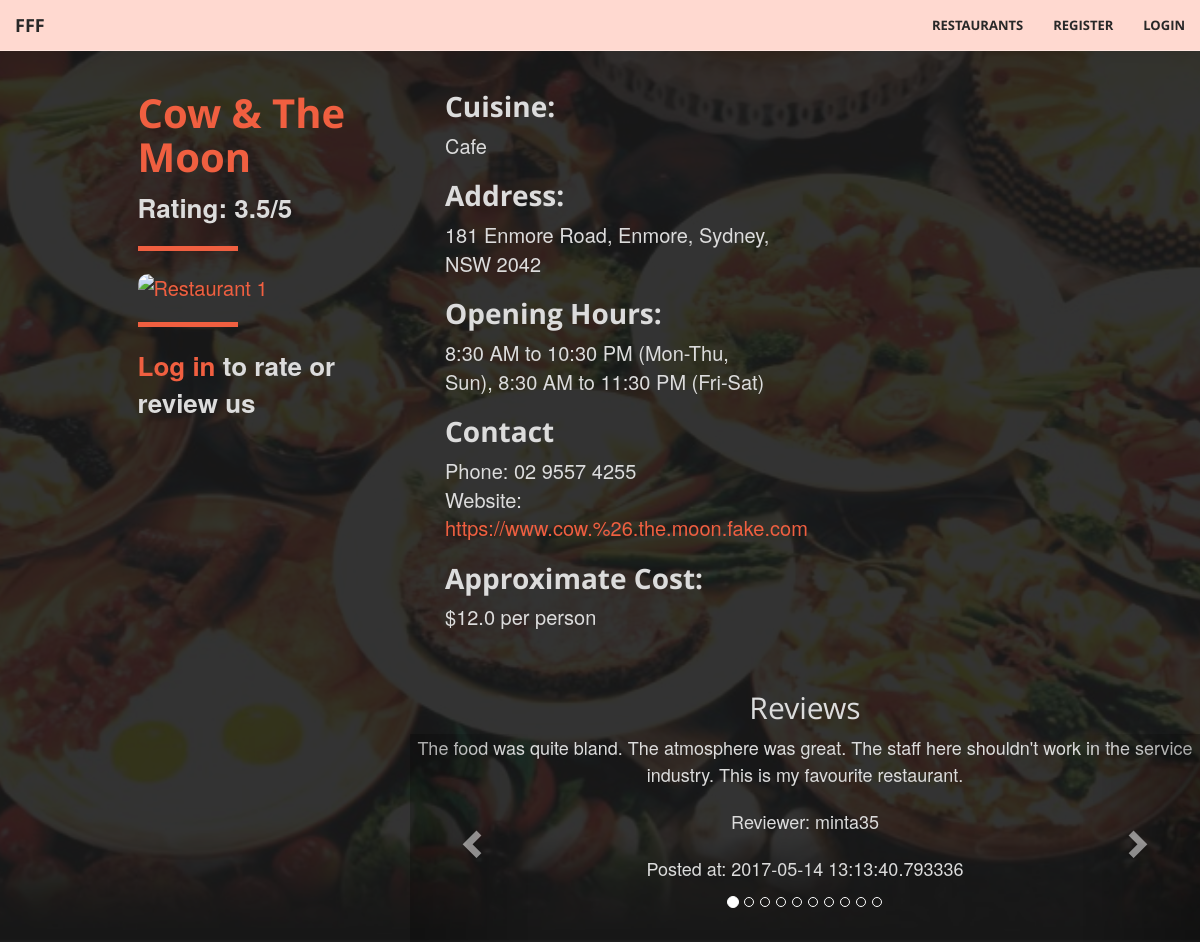
The page /restaurants/3 on the database as committed earlier.
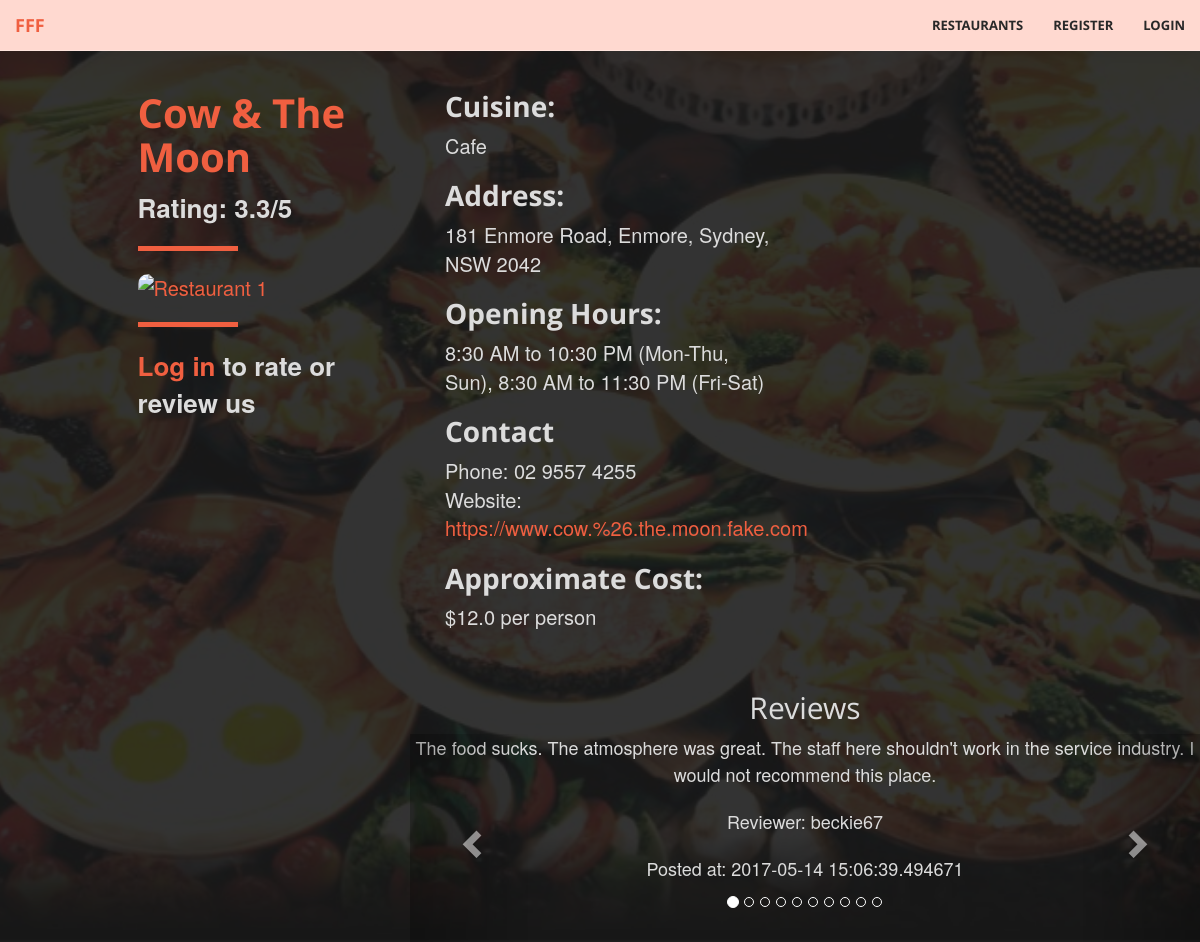
The same page on the database as committed later.
### tables this page shows
CREATE TABLE Restaurants (
				id			INTEGER not null unique,
				name		TEXT not null,
				suburb	TEXT not null,
				address	TEXT not null,
				postcode INTEGER not null,
				phone		TEXT,
				hours		TEXT, -- business hours; varying format
				cuisine	TEXT not null,
				owner		TEXT,
				website	TEXT not null check (website like 'http%://_%'),
				cost		FLOAT not null, -- average cost per person
				image		TEXT check (image like 'http%://_%'),
				PRIMARY KEY (id),
				FOREIGN KEY (owner) REFERENCES Users(username)
			);

CREATE TABLE Reviews (
				user			TEXT not null,
				restaurant	INTEGER not null,
				review		TEXT not null,
				timestamp	DATE not null,
				PRIMARY KEY (user, restaurant), -- one review per user per restaurant
				FOREIGN KEY (user) REFERENCES Users(username),
				FOREIGN KEY (restaurant) REFERENCES Restaurants(id)
	);

### fff.py (the view, shortened to what this page needs)
@app.route('/restaurants', defaults={'rest_id': None}, methods=['GET', 'POST'])
@app.route('/restaurants/<path:rest_id>', methods=['GET', 'POST'])
def restaurants_page(rest_id=None):
	conn = sqlite3.connect('data.db')
	c = conn.cursor()
	if rest_id: # Display individual restaurant
		r = db_interface.get_restaurant_by_id(c, id=rest_id)
		if r:
			reviews = db_interface.get_reviews(c, rest_id)
			if request.method == 'GET':
				return render_template('restaurant.html', restaurant=r, logged_in=('username' in session), reviews=reviews)
	conn.close()

### classes.py (called while the page is built)
    def get_id(self): # Does not require setter
        return self.id

    def get_name(self):
        return self.name

    def get_address(self):
        return self.address

    def get_cuisine(self):
        return self.cuisine

    def get_phone(self):
        return self.phone

    def get_hours(self):
        return self.hours

    def get_rating(self):
        return self.rating

    def get_website(self):
        return self.website

    def get_cost(self):
        return self.cost

    def get_image(self):
        return self.image

    def get_user(self):
        return self.user

    def get_review(self):
        return self.review

    def get_timestamp(self):
        return self.timestamp

### db_interface.py (called while the page is built)
def get_restaurant_by_id(c, id):
    c.execute("""SELECT * FROM Restaurants WHERE ID=?""", (id, ))
    res = c.fetchone()
    if res:
        r = Restaurant(
            id=res[0],
            name=res[1],
            suburb=res[2],
            address=res[3],
            postcode=res[4],
            phone=res[5],
            hours=res[6],
            cuisine=res[7],
            owner=res[8],
            website=res[9],
            cost=res[10],
            image=res[11],
            rating=find_average_rating(c, res[0])
        )
        return r

def find_average_rating(c, i):
    ratings = c.execute("SELECT rating FROM Ratings WHERE restaurant=?", (i, )).fetchall()
    ratings = [r[0] for r in ratings]
    avg = average(ratings)
    if avg == -1:
        return "Unrated"
    return avg

def get_reviews(c, restaurant_id):
    results = []
    c.execute("SELECT * FROM Reviews WHERE restaurant=?", (restaurant_id, ))
    for review in c.fetchall():
        r = Review(
            user=review[0],
            review=review[2],
            timestamp=review[3]
        )
        results.append(r)
    return results

### fff_helpers.py (called while the page is built)
def average(arr):  # Calculates average value of an array
    total = 0
    i = 0
    for i in range(len(arr)):
        total += arr[i]
    if i == 0:
        return -1
    else:
        return round(total/i, 1)

### templates/restaurant.html (shortened to what this page needs)
{% extends "base.html" %}
{% block body %}
<header>
  <div class="restaurants">
    <div class="row">
      <br/>
      <div class="col-xs-3 col-xs-offset-1">
        <div class ="restaurants-listing-box">
          <div class="restaurants-listing">
            <h1>{{ restaurant.get_name() }} </h1>
            {% if restaurant.get_rating() == 'Unrated' %}
				  <b> {{ restaurant.get_rating() }} </b> <br>
            {% else %}
				  <b> Rating: {{ restaurant.get_rating() }}/5 </b> <br>
            {% endif %}
            <hr align= "left">
            <a href="{{ url_for('restaurants_page', rest_id = restaurant.get_id()) }}"><img src="{{ restaurant.get_image() }}" alt="Restaurant 1" height ="300" width="440"></a> </br>
              {% if logged_in %}
                <h2>Rate us</h2>
                <form method="POST">
                  <fieldset class="rating">
                    <input type="radio" id="star5" name="rating" value="5" />
                    <label class = "full" for="star5" title="Amazing - 5 stars"></label>
                    <input type="radio" id="star4half" name="rating" value="4.5" />
                    <label class="half" for="star4half" title="4.5 stars"></label>
                    <input type="radio" id="star4" name="rating" value="4" />
                    <label class = "full" for="star4" title="Very good - 4 stars"></label>
                    <input type="radio" id="star3half" name="rating" value="3.5" />
                    <label class="half" for="star3half" title="3.5 stars"></label>
                    <input type="radio" id="star3" name="rating" value="3" />
                    <label class = "full" for="star3" title="Average - 3 stars"></label>
                    <input type="radio" id="star2half" name="rating" value="2.5" />
                    <label class="half" for="star2half" title="2.5 stars"></label>
                    <input type="radio" id="star2" name="rating" value="2" />
                    <label class = "full" for="star2" title="Below average - 2 stars"></label>
                    <input type="radio" id="star1half" name="rating" value="1.5" />
                    <label class="half" for="star1half" title="1.5 stars"></label>
                    <input type="radio" id="star1" name="rating" value="1" />
                    <label class = "full" for="star1" title="Not great - 1 star"></label>
                    <input type="radio" id="starhalf" name="rating" value="0.5" />
                    <label class="half" for="starhalf" title="0.5 stars"></label>
                  </fieldset>
                  <input type="submit" value="Submit" class="btn btn-primary">
                </form>
                <hr>
              {%else%}
              <hr align= "left">
              <b><a class="page-scroll" href="{{ url_for('login') }}">Log in </a> to rate or review us</b>
              {% endif %}
          </div>
        </div>
      </div>
      <div class="col-xs-4">
        <div class="restaurants-listing">
          <h2>Cuisine:</h2>
          {{ restaurant.get_cuisine() }} <br/>
          <h2>Address:</h2>
          {{ restaurant.get_address() }} <br/>
          <h2>Opening Hours:</h2>
          {{ restaurant.get_hours() }} <br/>
          <h2>Contact </h2>
          Phone: {{ restaurant.get_phone() }} <br/>
          Website: <a href="{{ restaurant.get_website() }}">{{ restaurant.get_website() }}</a> <br/>
          <h2>Approximate Cost:</h2>
          ${{restaurant.get_cost()}} per person <br/> <br/>
        </div>
      </div>
    </div>
    <div class="row">
      <div class="col-xs-3 col-xs-offset-1">
      </div>
      <div class="col-xs-8">
        <h2>Reviews</h2>
        <div id="carousel-reviews" class="carousel slide" data-ride="carousel">
          <div class="row">
            <div class="carousel-inner" role="listbox">
              {% for i in range(reviews|length) %}
                {% if i == 0 %}
                  <div class="item active">
                {% else %}
                  <div class="item">
                {% endif %}
                  <p>{{ reviews[i].get_review() }}</p>
                  <p>Reviewer: {{ reviews[i].get_user() }}</p>
                  <p>Posted at: {{ reviews[i].get_timestamp() }}</p>
                  <br/>
                  <br/>
                </div>
              {% endfor %}
            </div>
            <a class="left carousel-control" href="#carousel-reviews" role="button" data-slide="prev">
              <span class="glyphicon glyphicon-chevron-left" aria-hidden="true"></span>
            </a>
            <a class="right carousel-control" href="#carousel-reviews" role="button" data-slide="next">
              <span class="glyphicon glyphicon-chevron-right" aria-hidden="true"></span>
            </a>
          </div>
          <div class="row">
            <ol class="carousel-indicators">
              {% for i in range(reviews|length) %}
                {% if i == 0 %}
                  <li data-target="#carousel-reviews" data-slide-to="{{ i }}" class="active"></li>
                {% else %}
                  <li data-target="#carousel-reviews" data-slide-to="{{ i }}"></li>
                {% endif %}
              {% endfor %}
            </ol>
          </div>
        </div>
      </div>
    </div>
  </div>
</header>
{% endblock %}

### templates/base.html (shortened to what this page needs)
<!DOCTYPE html>
<html lang="en">
    <head>
        <link href="{{ url_for('static', filename='vendor/bootstrap/css/bootstrap.min.css') }}" rel="stylesheet" type="text/css">
        <link href="{{ url_for('static', filename='vendor/font-awesome/css/font-awesome.min.css') }}" rel="stylesheet" type="text/css">
        <link href="{{ url_for('static', filename='vendor/bootstrap/css/bootstrap-select.min.css') }}" rel="stylesheet" type="text/css">
        <link href="{{ url_for('static', filename='fonts/open_sans.css') }}" rel="stylesheet" type="text/css">
        <link href="{{ url_for('static', filename='fonts/josefin_sans.css') }}" rel="stylesheet" type="text/css">
        <link href="{{ url_for('static', filename='css/fff.css') }}" rel="stylesheet" type="text/css">
        <link href="{{ url_for('static', filename='css/ratings.css') }}" rel="stylesheet" type="text/css">
    </head>
    <body>
      <div class="row">
        <nav id="mainNav" class="navbar navbar-default navbar-fixed-top">
          <div class="container-fluid">
            <div class="navbar-header">
              <a class="navbar-brand page-scroll" href="{{ url_for('home_page') }}">FFF</a>
            </div>
            <div class="collapse navbar-collapse" id="bs-example-navbar-collapse-1">
              <ul class="nav navbar-nav navbar-right">
                <li>
                  <a class="page-scroll" href="{{ url_for('restaurants_page') }}">Restaurants</a>
                </li>
                <li>
                  {% if session['logged_in'] != True %}
                    <a class="page-scroll" href="{{ url_for('register') }}">Register</a>
                  {% endif %}
                </li>
                <li>
                  {% if session['logged_in'] == True %}
                    <a class="page-scroll" href="{{ url_for('logout') }}">Logout</a>
                  {% else %}
                    <a class="page-scroll" href="{{ url_for('login') }}">Login</a>
                  {% endif %}
                </li>
              </ul>
            </div>
          </div>
        </nav>
      </div>
      {% block body %}
      {% endblock %}
    </body>
</html>

### static/css/fff.css (style rules this page uses)
html, body { height: 100%; width: 100%; }
body { font-family: 'Josefin Sans', 'Helvetica Neue', Arial, sans-serif; }
hr { border-color: #F05F40; border-width: 5px; max-width: 100px; }
a { -webkit-transition: all 0.35s; -moz-transition: all 0.35s; transition: all 0.35s; color: #F05F40; }
h1, h2, h3, h4, h5, h6 { font-family: 'Open Sans', 'Helvetica Neue', Arial, sans-serif; }
p { font-size: 18px; line-height: 1.5; margin-bottom: 20px; }
.navbar-default { background-color: white; border-color: rgba(34, 34, 34, 0.05); font-family: 'Open Sans', 'Helvetica Neue', Arial, sans-serif; -webkit-transition: all 0.35s; -moz-transition: all 0.35s; transition: all 0.35s; }
.navbar-default .navbar-header .navbar-brand { color: #F05F40; font-family: 'Open Sans', 'Helvetica Neue', Arial, sans-serif; font-weight: 700; text-transform: uppercase; }
.navbar-default .nav > li > a, .navbar-default .nav > li > a:focus { text-transform: uppercase; font-weight: 700; font-size: 13px; color: #222222; }
@media (min-width: 768px) { .navbar-default { background-color: #ffd9d0; border-color: rgba(255, 255, 255, 0.3); } }
@media (min-width: 768px) { .navbar-default .navbar-header .navbar-brand { color: rgb(40,40,40); } }
@media (min-width: 768px) { .navbar-default .nav > li > a, .navbar-default .nav > li > a:focus { color: rgb(40,40,40); } }
header { position: relative; width: 100%; min-height: auto; -webkit-background-size: cover; -moz-background-size: cover; background-size: cover; background-attachment: fixed; -o-background-size: cover; background-position: center; background-image: url('../img/FFFBackground.jpg'); text-align: center; color: rgb(220,220,220); margin-top: 40px; }
@media (min-width: 768px) { header { min-height: 100%; } }
body { webkit-tap-highlight-color: #222222; }
.restaurants { position: relative; overflow: auto; background-color: rgba(0, 0, 0, 0.8); }
.restaurants .restaurants-listing { text-align: left; font-size:20px; padding: 10px; margin-left: 25px; }
.restaurants .restaurants-listing h1 { font-size: 40px; color: #F05F40; font-weight: bold; }
.restaurants .restaurants-listing h2 { font-weight: bold; font-size:28px; }
.restaurants .restaurants-listing b { font-weight: none; font-size: 26px; }
img { max-height: 100%; max-width: 100%; border-radius: 10px; }
.collapse li a { color: white; }

Rows that differ between the two databases and show on the page:
no longer on this page (row edited): Reviews: review "The food was quite bland. The atmosphere was great. The staff here shouldn't work in the service industry. This is my favourite restaurant.", user "minta35", timestamp "2017-05-14 13:13:40.793336"
now on this page (row edited): Reviews: review "The food sucks. The atmosphere was great. The staff here shouldn't work in the service industry. I would not recommend this place.", user "beckie67", timestamp "2017-05-14 15:06:39.494671"
Other text that changed with them:
{{ restaurant.get_rating() }}: "3.5" → "3.3"
new list line: "Reviewer: Posted at:"
list line gone: "Reviewer: Posted at:"
